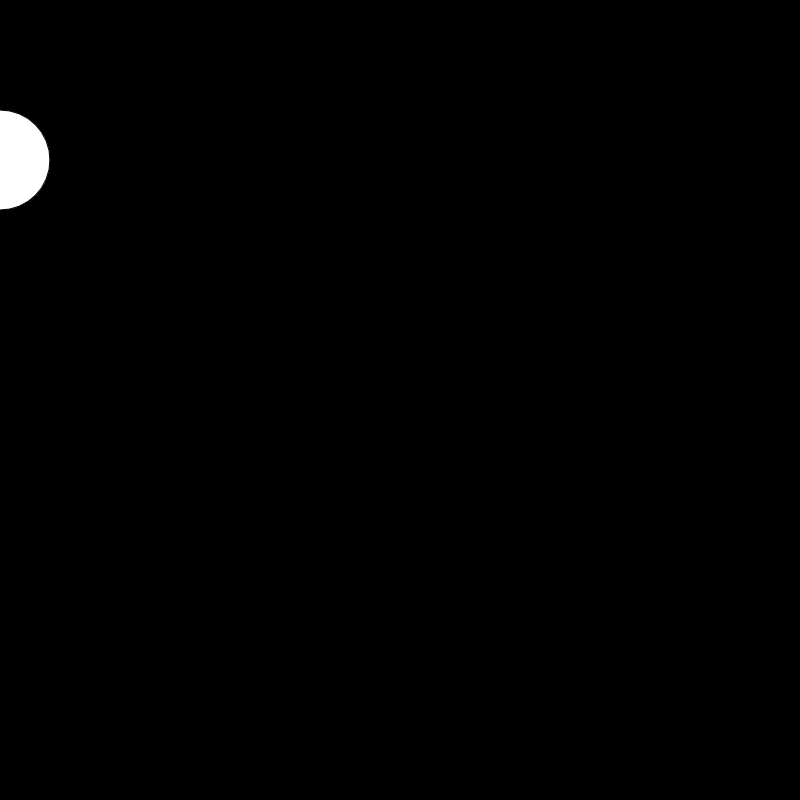
Frame 1 (no input)
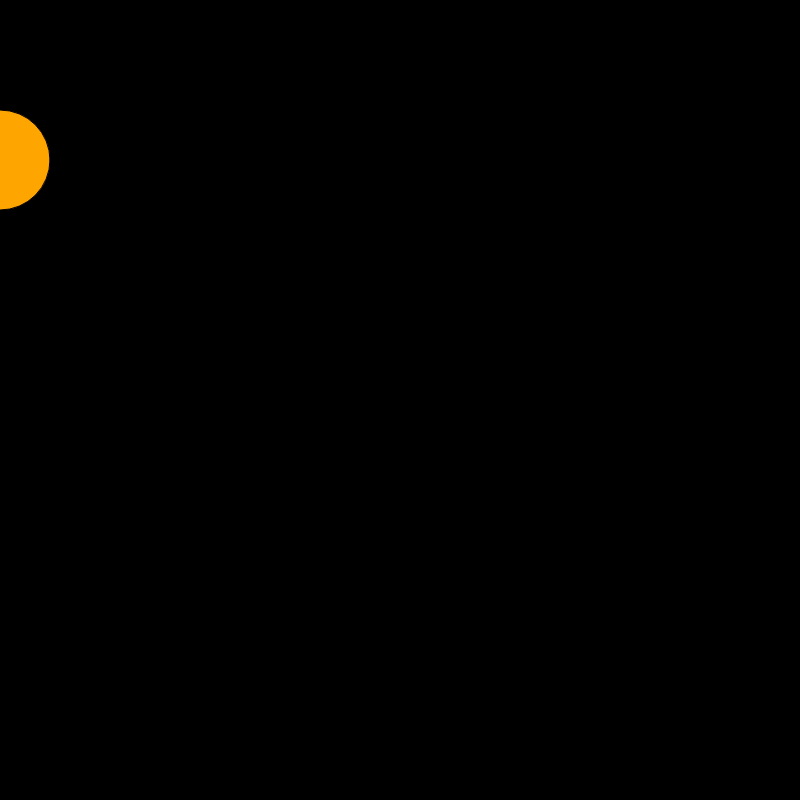
Frame 60 (no input)
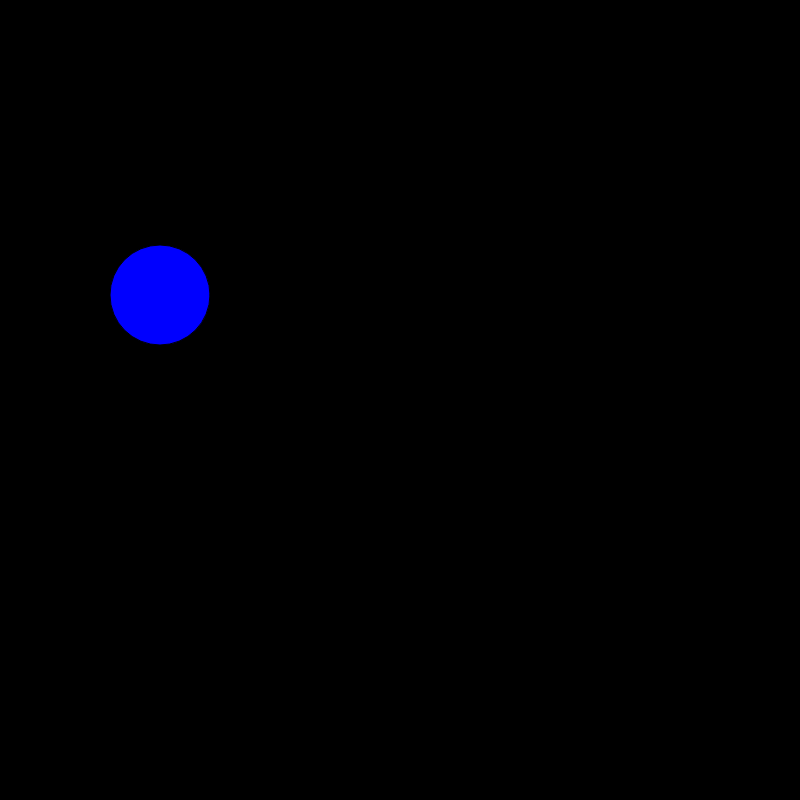
Frame 120 (the mouse pressed at the canvas centre since frame 60)

The p5.js sketch that drew these frames (run headless with seeded random() and noise() and a simulated clock; from frame 60 on, the mouse is pressed at the canvas centre):

// p5.js sketch
// ── sketch.js
var posY = 0;
var r = 20;
var vel = 0;
var dir = 1;



function setup() {

createCanvas(800, 800);
background(255);

}

function draw() {
background(0)

vel = map(mouseY,height,0,10,0);

ellipseMode(CENTER);

if(mouseIsPressed)
{
	ellipse(width/5,posY, 100, 100);  
	c = color('blue');  
	fill(c);
}  
else
{
	ellipse(posY,height/5, 100, 100);  
	c = color('orange');  
	fill(c);
}



posY = posY+vel*dir;

r = map(posY,0,height,100,80);



if(posY >= height-r && dir > 0){

	dir = -8;

	}

if(posY <= 0+r && dir < 0){
    
    posY = 1+r;
	dir = 1;

	}	
 
}
